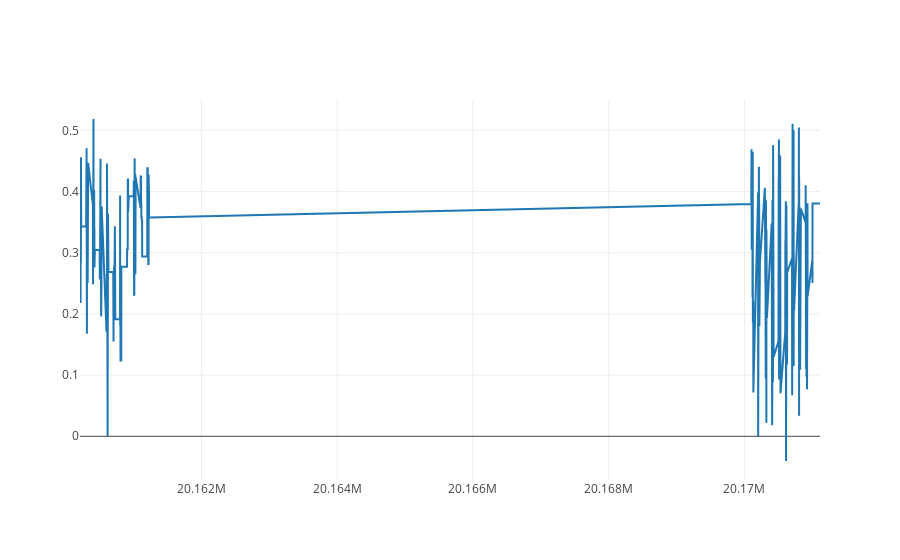

The code cell stored with this chart in its notebook:
### Code cell
sent_trace = go.Scatter(x=data['Time'], y=data['Sentiment'], name= 'Sentiment')
py.iplot([sent_trace])

### Figure 1 — Plotly figure (JSON) as saved in the notebook; plotly's stock layout.template omitted (floating-point values rounded to 4 significant figures; data arrays with more than 128 entries replaced by an {"elided": "..."} marker saying what was removed)
{"data": [{"name": "Sentiment", "type": "scatter", "uid": "cc4cb4bd-3d0a-4ba2-8ee6-fc5561db11c4", "x": {"elided": "641 int values"}, "y": {"elided": "641 float values"}}], "layout": {}}
